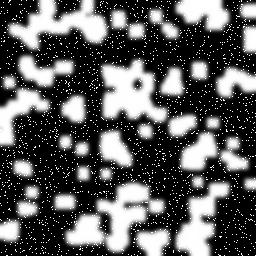
#> input picture doc/Traitement_images/Slides/figures/image.jpg, 256 x 256 px
$ python image_comptage.py
#> lines starting #> are read from the running program, lines starting #| are printed output that depends on the picture; after the words box and inside, x2 and y2 are one past the last pixel; in counts of white or black regions, pixels touching at a corner belong together
from PIL import Image
import numpy as np
from matplotlib import pyplot as plt
from matplotlib import cm
from scipy import ndimage
im = Image.open('../Slides/figures/image.jpg')
#> im is the input picture: PIL image 256x256 L; min 0, max 255, mean 93.7
channels = im.split()
z = np.array(channels[0])
seuil = 150.
zs = z > seuil
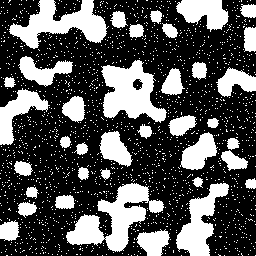
#> zs: shape (256, 256) bool; 33.5% white; 1696 white regions (1659 under 20 px), largest, box (x1, y1, x2, y2) and area: (66, 183, 164, 252) 2782, (101, 60, 167, 123) 2390, (9, 0, 109, 49) 2272
zse = ndimage.morphology.binary_erosion(zs, structure=np.ones((3,3)))
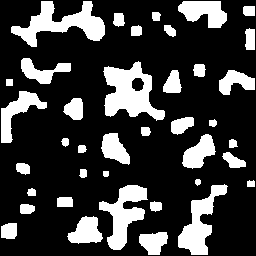
#> zse: shape (256, 256) bool; 23.4% white; 39 white regions, largest, box (x1, y1, x2, y2) and area: (103, 61, 165, 121) 1993, (11, 1, 105, 47) 1838, (99, 185, 148, 250) 1461
zsd = ndimage.morphology.binary_erosion(zse, structure=np.ones((3,3)))
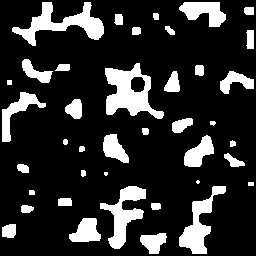
#> zsd: shape (256, 256) bool; 17.9% white; 40 white regions (2 under 20 px), largest, box (x1, y1, x2, y2) and area: (105, 63, 164, 119) 1641, (12, 2, 104, 46) 1472, (100, 186, 146, 249) 1170
zl, nombre = ndimage.measurements.label(zsd) # On compte les zones
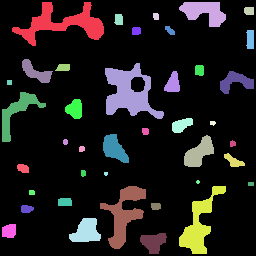
#> zl: shape (256, 256) int32; 41 distinct labels, from 0 to 40; one colour per label, 0 black
#> nombre = 40
zl = np.where(zl == 0, np.nan, zl)
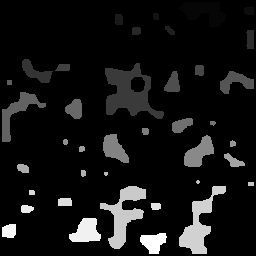
#> zl: shape (256, 256) float64; 82.1% of the values are NaN or infinite; the others: min 1, max 40, mean 18.34; drawn with min black, max white, NaN and infinite black
fig = plt.figure()
plt.clf()
fig.add_subplot(2, 1, 1)
plt.imshow(zsd, origin = "upper", cmap = cm.gray)
plt.colorbar()
fig.add_subplot(2, 1, 2)
plt.imshow(zl, origin = "upper", cmap = cm.jet)
plt.colorbar()
plt.show()
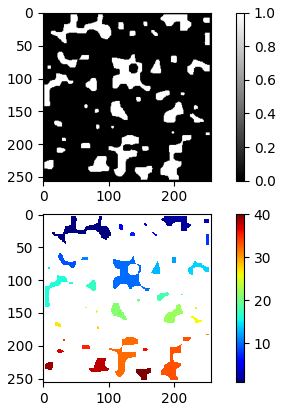
#> figure drawn by matplotlib, 4 panels
